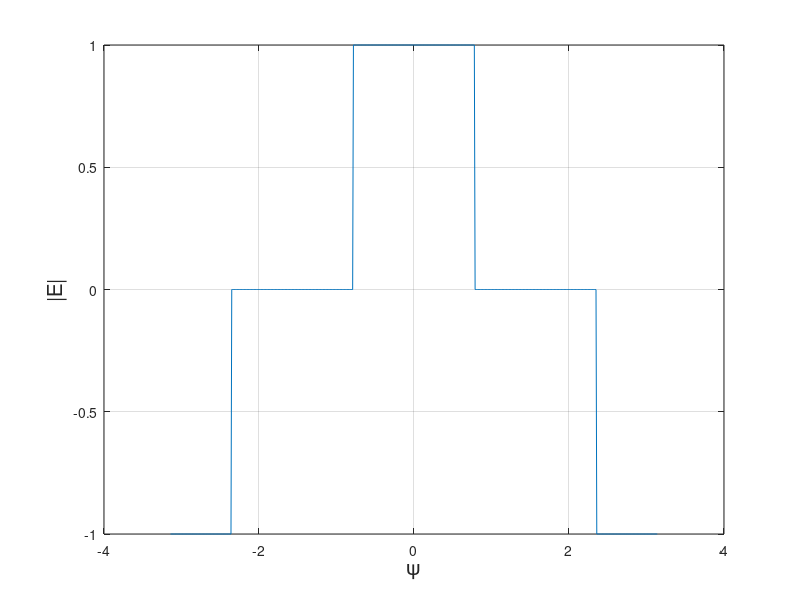

The MATLAB source for this figure: (Note: this script raises an error after producing the figure.)
clear all
close all
clc

disp('Modify:')
disp('- a0: DC term of the Fourier series')
disp('- a(k): expression for sine coeffs')
disp('- b(k): expression for cosine coeffs')
disp('ALL OF THEM IN THE FIRST SECTION OF THE CODE, "Fourier coeffs"')
disp(' ')
disp('FIRST OF ALL:')
disp('Draw the desired frequency respone (first lines of code)')
disp(' ')

%% Desired response
x = -pi:0.01:pi;
y = (x>-pi/4).*(x<pi/4);
y = y+(-1)*(x<-3*pi/4)+(-1)*(x>3*pi/4);
figure(1)
plot(x,y)
ylabel('|E|','fontsize',15)
xlabel('\psi','fontsize',15)
grid on
hold on

%% Array characteristics 
prompt = sprintf ('Type: broadside, end-fire array or non? \n(answer "broadside", "end_fire" or "none", as a string in MATLAB) \n');
array_type = input(prompt);
if  ~strcmp(array_type,'broadside') && ~strcmp(array_type,'end_fire') && ~strcmp(array_type,'none')
    error('Wrong type of array introduced.')
end

if  strcmp(array_type,'none')
    prompt = sprintf ('Insert the value of alpha. \n');
    alpha = input(prompt);
    if  ~isscalar(alpha) || (alpha>2*pi) || (alpha<-2*pi)
        error('Insert a value for alpha between -2\pi and 2\pi.')
    end
    
    prompt = sprintf ('What is the value of "d", separation between \neach antenna and the following one in the array? \n(insert a number in terms of lambda, \nEx: introducing 1/2 means d=lambda/2) \n');
    % If given kd, calculate d as d=kd/2*pi.
    d = input(prompt);
    if ~isscalar(d)
        error('Introduce a scalar for the value of "d"')
    end
    
    kd = 2*pi*d;
else
    prompt = sprintf ('What is the value of "d", separation between \neach antenna and the following one in the array? \n(insert a number in terms of lambda, \nEx: introducing 1/2 means d=lambda/2) \n');
    % If given kd or alpha, do this (see notes of lecture 18, page 4):
    % - If I am given the value of kd, calculate d as d=kd/2*pi.
    % - If I am given the value of alpha and it is different than 0, it means 
    %   that it is an end_fire array, then alpha=kd and d = alpha/2*pi.
    d = input(prompt);
    if ~isscalar(d)
        error('Introduce a scalar for the value of "d"')
    end
    
    kd = 2*pi*d;

    if  strcmp(array_type,'broadside')
        alpha = 0; % Because alpha = 0 for broadside (Lecture 18 notes, page 1)
    elseif strcmp(array_type,'end_fire')
        alpha = -kd; % Because alpha = -kd for end-fire (Lecture 18 notes, page 1)
    end
end

prompt = sprintf ('What is the number "n" of elements in the array? \n');
n = input(prompt);
if ~isscalar(n) || (n~=floor(n)) || n<=1 || (((n+1)/2)~=floor(((n+1)/2)))
    error('Introduce an odd integer scalar, bigger than 1, for the number of elements in the array (has to be odd because of the Fourier series procedure used)')
end
disp(' ')
disp('NOTE:')
disp('This it the total number of elements in the array, but some of them might not be energized.')

m = (n-1)/2; % m is the number of sine terms in the Fourier series (same as the number of cosine terms)

%% Fourier coeffs

a0=0; % Insert the value for a0
for k=1:m
    a(k) = 1/(k*pi)*(sin(k*pi/4)+sin(3*pi/4*k)); % Insert the expression for a_k
    b(k) = 0; % Insert the expression for b_k
end

%% Radiation pattern as a function of psi
psi = -pi:0.001:pi;
sum_coeff =0;
for k=1:m
    sum_coeff = sum_coeff + 2*(a(k)*cos(k*psi)-b(k)*sin(k*psi));
end

E = a0 + sum_coeff;

figure(1)
plot(psi,E)

% % Create the polynomial for the electric field E (see back of page 26 of my notes)
% for k=1:m
%     A(k) = a(m-k+1)-j*b(m-k+1);
% end
% for k=m+2:2*m+1
%     A(k) = a(k-m-1)+j*b(k-m-1);
% end
% A(m+1) = a0;
% 
% psi = -pi:0.001:pi;
% z = exp(j*psi);
% E = 0; % Initialize
% for k=1:m
%     E = E + A(k)*z.^(k-m-1);
% 
% end
% for k=m+2:2*m+1
%     E = E + A(k)*z.^(m-k+1);
% end
% E = E + A(m+1); % This is the z^0 term
% 
% E = abs(E);
%
% E = 1/pi*(-1/3*z.^(-3)+z.^(-1)+pi/2+z-1/3*z.^3);

%% Radiation pattern as a function of phi
clear E

phi = 0:0.001:2*pi;
%psi = (kd*cos(phi)+alpha)
sum_coeff =0;
for k=1:m
    sum_coeff = sum_coeff + 2*(a(k)*cos(k*(kd*cos(phi)+alpha))-b(k)*sin(k*(kd*cos(phi)+alpha)));
end

E = a0 + sum_coeff;
E = abs(E);

figure(2)
polar(phi,E)
